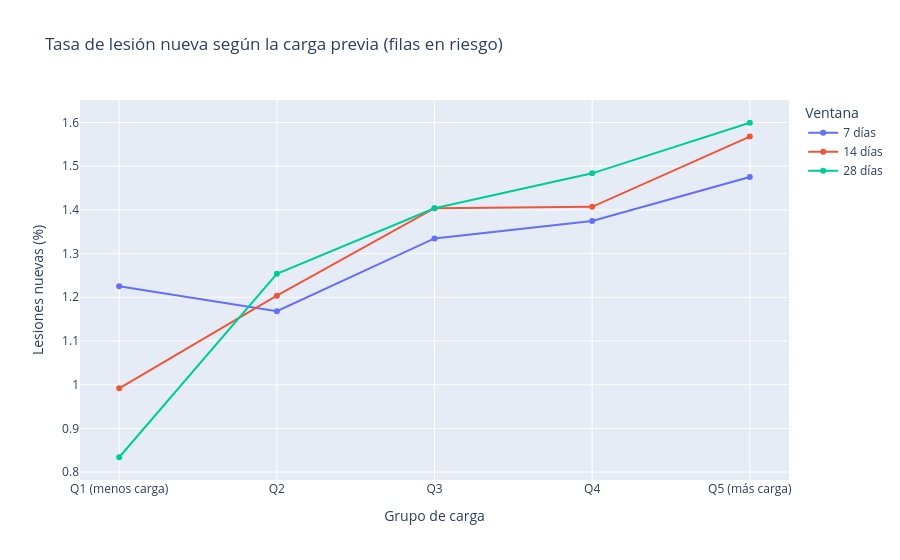

The notebook cell this image was saved under:
### Markdown cell above
**Comprobación de que no hay fuga de información:** en los primeros partidos de Jayson Tatum en 2023-24, la carga de cada partido es la suma de los minutos de los partidos anteriores, nunca la del propio partido:
- El 25/10, su primer partido, la carga es 0, porque no hay partidos anteriores en la ventana.
- El 27/10 la carga es 38, los minutos del 25/10. No incluye los 41 que juega ese mismo día.
- El 10/11 la carga baja de 214 a 213: el partido del 25/10 sale de la ventana porque queda a más de 14 días, y entra el del 08/11 (214 − 38 + 37 = 213).

### Code cell
#¿AYUDA A PREDECIR?¿Y POR QUÉ 14 DÍAS?
#PRIMERO: calculo también la carga con ventanas de 7 y 28 días, solo para comparar (no se guardan como features)
rows_at_risk = df["at_risk"]
window_comparison = []
for days in [7, 14, 28]:
    load = (
        df.set_index("game_day").groupby("personId")["numMinutes"]
        .rolling(f"{days}D", closed="left").sum()
        .to_numpy()
    )
    load = pd.Series(load, index=df.index).fillna(0)[rows_at_risk]

    #SEGUNDO: 5 grupos del mismo tamaño según la carga, y la tasa de lesión de cada uno
    quintile = pd.qcut(load, 5, labels=["Q1 (menos carga)", "Q2", "Q3", "Q4", "Q5 (más carga)"])
    rate = df.loc[rows_at_risk, "lesion_nueva"].groupby(quintile, observed=True).mean() * 100
    window_comparison.append(pd.DataFrame({"quintile": rate.index, "injury_rate": rate.values, "window": f"{days} días"}))

window_comparison = pd.concat(window_comparison)

#TERCERO: gráfico de la tasa de lesión por quintil de carga, para cada ventana
fig = px.line(
    window_comparison, x="quintile", y="injury_rate", color="window", markers=True,
    title="Tasa de lesión nueva según la carga previa (filas en riesgo)",
    labels={"quintile": "Grupo de carga", "injury_rate": "Lesiones nuevas (%)", "window": "Ventana"},
)
fig.show()

### Figure 1 — Plotly figure (JSON) as saved in the notebook; plotly's stock layout.template omitted (floating-point values rounded to 4 significant figures)
{"data": [{"hovertemplate": "Ventana=7 días<br>Grupo de carga=%{x}<br>Lesiones nuevas (%)=%{y}<extra></extra>", "legendgroup": "7 días", "line": {"color": "#636efa", "dash": "solid"}, "marker": {"symbol": "circle"}, "mode": "lines+markers", "name": "7 días", "orientation": "v", "showlegend": true, "type": "scatter", "x": ["Q1 (menos carga)", "Q2", "Q3", "Q4", "Q5 (más carga)"], "xaxis": "x", "y": [1.225, 1.168, 1.335, 1.375, 1.475], "yaxis": "y"}, {"hovertemplate": "Ventana=14 días<br>Grupo de carga=%{x}<br>Lesiones nuevas (%)=%{y}<extra></extra>", "legendgroup": "14 días", "line": {"color": "#EF553B", "dash": "solid"}, "marker": {"symbol": "circle"}, "mode": "lines+markers", "name": "14 días", "orientation": "v", "showlegend": true, "type": "scatter", "x": ["Q1 (menos carga)", "Q2", "Q3", "Q4", "Q5 (más carga)"], "xaxis": "x", "y": [0.9918, 1.204, 1.404, 1.407, 1.568], "yaxis": "y"}, {"hovertemplate": "Ventana=28 días<br>Grupo de carga=%{x}<br>Lesiones nuevas (%)=%{y}<extra></extra>", "legendgroup": "28 días", "line": {"color": "#00cc96", "dash": "solid"}, "marker": {"symbol": "circle"}, "mode": "lines+markers", "name": "28 días", "orientation": "v", "showlegend": true, "type": "scatter", "x": ["Q1 (menos carga)", "Q2", "Q3", "Q4", "Q5 (más carga)"], "xaxis": "x", "y": [0.834, 1.254, 1.404, 1.484, 1.599], "yaxis": "y"}], "layout": {"legend": {"title": {"text": "Ventana"}, "tracegroupgap": 0}, "title": {"text": "Tasa de lesión nueva según la carga previa (filas en riesgo)"}, "xaxis": {"anchor": "y", "domain": [0, 1], "title": {"text": "Grupo de carga"}}, "yaxis": {"anchor": "x", "domain": [0, 1], "title": {"text": "Lesiones nuevas (%)"}}}}
